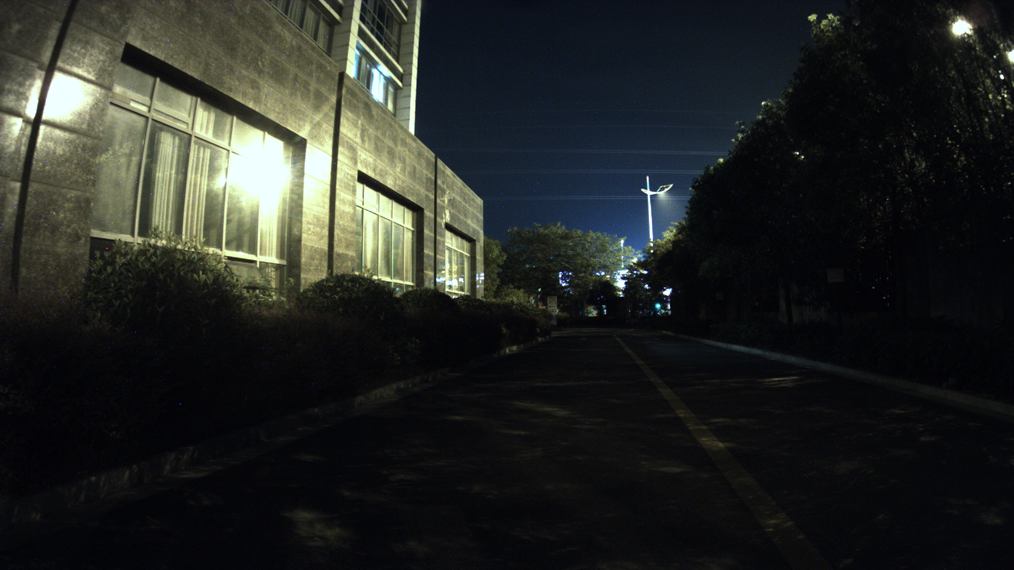
#> input picture daoyuan.png, 1014 x 570 px
$ python daoyuan.py
#> lines starting #> are read from the running program, lines starting #| are printed output that depends on the picture
import cv2
import numpy as np

img = cv2.imread('daoyuan.png')
#> img is the input picture: shape (570, 1014, 3); mean B, G, R 36, 39.2, 36.5
x, y, z = img.shape
#> x = 570; y = 1014; z = 3
cv2.imshow('daoyuan', img)
cv2.waitKey(0)


# [14 lines of commented-out code are left out]


def white_balance(img, mode=1):
    """⽩平衡处理（默认为1均值、2完美反射、3灰度世界、4基于图像分析的偏⾊检测及颜⾊校正、5动态阈值）"""
#> called with mode = 1
    # 读取图像
    b, g, r = cv2.split(img)
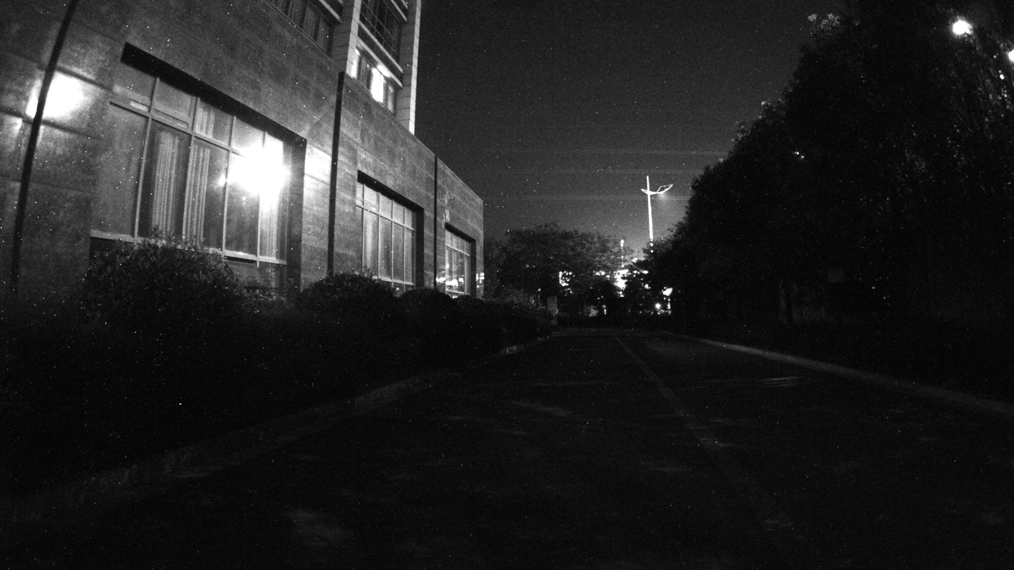
#> b: shape (570, 1014); min 0, max 255, mean 36
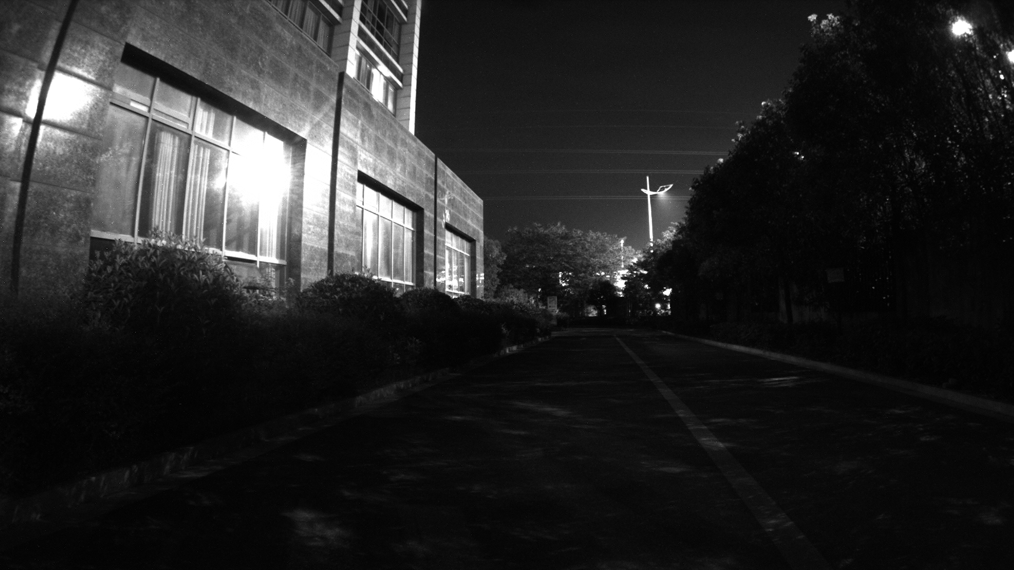
#> g: shape (570, 1014); min 1, max 255, mean 39.2
    # 均值变为三通道
    h, w, c = img.shape
#> h = 570; w = 1014; c = 3
    b_avg, g_avg, r_avg = cv2.mean(b)[0], cv2.mean(g)[0], cv2.mean(r)[0]
#> b_avg = 35.96; g_avg = 39.19; r_avg = 36.54
    if mode == 1:
        # 默认均值  ---- 简单的求均值白平衡法
        # 求各个通道所占增益
        k = (b_avg + g_avg + r_avg) / 3
#> k = 37.23
        kb, kg, kr = k / b_avg, k / g_avg, k / r_avg
#> kb = 1.04; kg = 0.95; kr = 1.02
        b = cv2.addWeighted(src1=b, alpha=kb, src2=0, beta=0, gamma=0)
        g = cv2.addWeighted(src1=g, alpha=kg, src2=0, beta=0, gamma=0)
        r = cv2.addWeighted(src1=r, alpha=kr, src2=0, beta=0, gamma=0)
        output_img = cv2.merge([b, g, r])
    elif mode == 2:
        # 完美反射⽩平衡 ---- 依赖ratio值选取⽽且对亮度最⼤区域不是⽩⾊的图像效果不佳。
        output_img = img.copy()
        sum_ = np.double() + b + g + r
        hists, bins = np.histogram(sum_.flatten(), 766, [0, 766])
        Y = 765
        num, key = 0, 0
        ratio = 0.01
        while Y >= 0:
            num += hists[Y]
            if num > h * w * ratio / 100:
                key = Y
                break
            Y = Y - 1
        sumkey = np.where(sum_ >= key)
        sum_b, sum_g, sum_r = np.sum(b[sumkey]), np.sum(g[sumkey]), np.sum(r[sumkey])
        times = len(sumkey[0])
        avg_b, avg_g, avg_r = sum_b / times, sum_g / times, sum_r / times
        maxvalue = float(np.max(output_img))
        output_img[:, :, 0] = output_img[:, :, 0] * maxvalue / int(avg_b)
        output_img[:, :, 1] = output_img[:, :, 1] * maxvalue / int(avg_g)
        output_img[:, :, 2] = output_img[:, :, 2] * maxvalue / int(avg_r)
    elif mode == 3:
        # 灰度世界假设
        # 需要调整的RGB分量的增益
        k = (b_avg + g_avg + r_avg) / 3
        kb, kg, kr = k / b_avg, k / g_avg, k / r_avg
        ba, ga, ra = b * kb, g * kg, r * kr
        output_img = cv2.merge([ba, ga, ra])
    elif mode == 4:
        # 基于图像分析的偏⾊检测及颜⾊校正
        I_b_2, I_r_2 = np.double(b) ** 2, np.double(r) ** 2
        sum_I_b_2, sum_I_r_2 = np.sum(I_b_2), np.sum(I_r_2)
        sum_I_b, sum_I_g, sum_I_r = np.sum(b), np.sum(g), np.sum(r)
        max_I_b, max_I_g, max_I_r = np.max(b), np.max(g), np.max(r)
        max_I_b_2, max_I_r_2 = np.max(I_b_2), np.max(I_r_2)
        [u_b, v_b] = np.matmul(np.linalg.inv([[sum_I_b_2, sum_I_b], [max_I_b_2, max_I_b]]), [sum_I_g, max_I_g])
        [u_r, v_r] = np.matmul(np.linalg.inv([[sum_I_r_2, sum_I_r], [max_I_r_2, max_I_r]]), [sum_I_g, max_I_g])
        b0 = np.uint8(u_b * (np.double(b) ** 2) + v_b * b)
        r0 = np.uint8(u_r * (np.double(r) ** 2) + v_r * r)
        output_img = cv2.merge([b0, g, r0])
    elif mode == 5:
        # 动态阈值算法 ---- ⽩点检测和⽩点调整
        # 只是⽩点检测不是与完美反射算法相同的认为最亮的点为⽩点，⽽是通过另外的规则确定
        # [7 lines left out: function con_num, not called in this run]

        yuv_img = cv2.cvtColor(img, cv2.COLOR_BGR2YCrCb)
        # YUV空间
        (y, u, v) = cv2.split(yuv_img)
        max_y = np.max(y.flatten())
        sum_u, sum_v = np.sum(u), np.sum(v)
        avl_u, avl_v = sum_u / (h * w), sum_v / (h * w)
        du, dv = np.sum(np.abs(u - avl_u)), np.sum(np.abs(v - avl_v))
        avl_du, avl_dv = du / (h * w), dv / (h * w)
        radio = 0.5  # 如果该值过⼤过⼩，⾊温向两极端发展
        valuekey = np.where((np.abs(u - (avl_u + avl_du * con_num(avl_u))) < radio * avl_du)
                            | (np.abs(v - (avl_v + avl_dv * con_num(avl_v))) < radio * avl_dv))
        num_y, yhistogram = np.zeros((h, w)), np.zeros(256)
        num_y[valuekey] = np.uint8(y[valuekey])
        yhistogram = np.bincount(np.uint8(num_y[valuekey].flatten()), minlength=256)
        ysum = len(valuekey[0])
        Y = 255
        num, key = 0, 0
        while Y >= 0:
            num += yhistogram[Y]
            if num > 0.1 * ysum:  # 取前10%的亮点为计算值，如果该值过⼤易过曝光，该值过⼩调整幅度⼩
                key = Y
                break
            Y = Y - 1
        sumkey = np.where(num_y > key)
        sum_b, sum_g, sum_r = np.sum(b[sumkey]), np.sum(g[sumkey]), np.sum(r[sumkey])
        num_rgb = len(sumkey[0])
        b0 = np.double(b) * int(max_y) / (sum_b / num_rgb)
        g0 = np.double(g) * int(max_y) / (sum_g / num_rgb)
        r0 = np.double(r) * int(max_y) / (sum_r / num_rgb)
        output_img = cv2.merge([b0, g0, r0])
    else:
        raise TypeError('mode should be in [1,2,3,4,5]. Got {}'.format(mode))
    output_img = np.uint8(np.clip(output_img, 0, 255))
    return output_img


def med_blur(img):
    # [7 lines of commented-out code are left out]
    img = cv2.medianBlur(img, 3)

    # # 均值滤波
    # img = cv2.blur(img, (3, 3))
    return img


# [13 lines left out: function deposure, not called in this run]


def gamma(img):  # gamma函数处理
    gamma = 0.6
    gamma_table = [np.power(i/255, gamma)*255 for i in range(256)]  # 建立映射表
    gamma_table = np.round(np.array(gamma_table)).astype(np.uint8)  # 颜色值为整数
    return cv2.LUT(img, gamma_table)  # 图片颜色查表
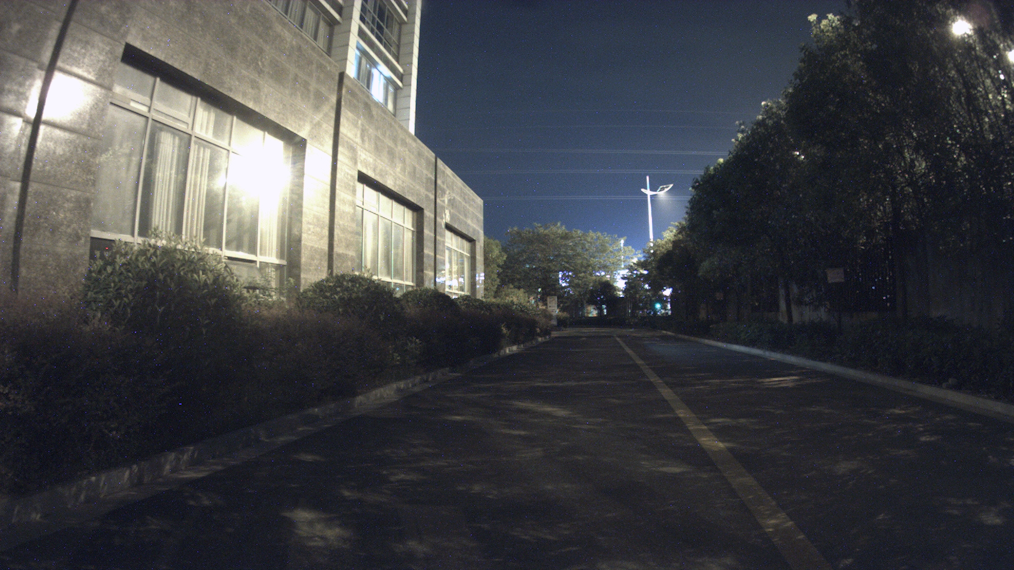
#> returned value: shape (570, 1014, 3); mean of channels 0, 1, 2 70.1, 67.3, 66.2; drawn as B, G, R


def lap_blur(img):
    lap_4 = np.array([[0, -1, 0], [-1, 5, -1], [0, -1, 0]])  # 锐化
    img = cv2.filter2D(img, -1, kernel=lap_4)
    return img


# [31 lines left out: functions low_pass, edge_enhan, not called in this run]


img = white_balance(img)
img = gamma(img)
# img = deposure(img)
# img = low_pass(img)
img = med_blur(img)
img = lap_blur(img)
# img = edge_enhan(img)
cv2.imshow('daoyuan_deal.png', img)
cv2.waitKey(0)
